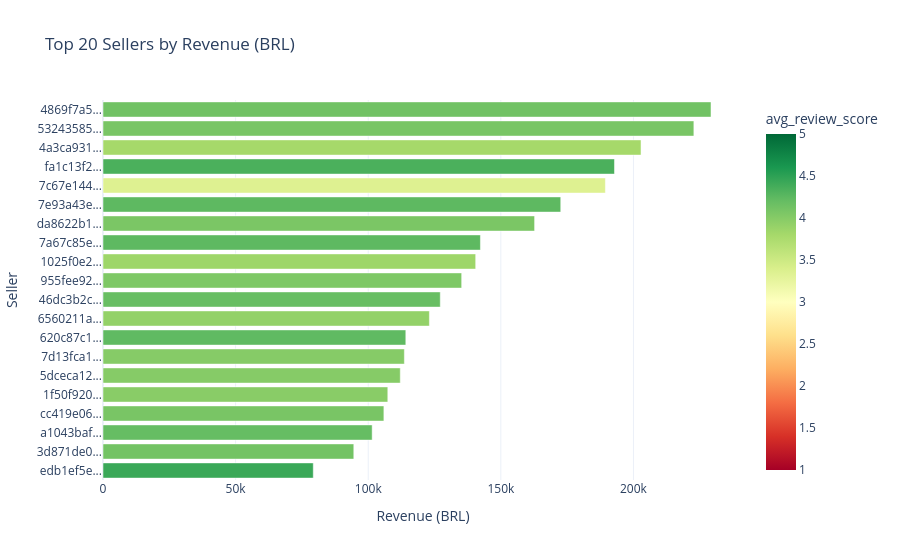

The notebook cell saved with this chart:
### Code cell
# Chart 1 — Top 20 Sellers by Revenue
top_sellers = df.head(20).copy()
top_sellers['seller_label'] = top_sellers['seller_id'].str[:8] + '...'

fig1 = px.bar(
    top_sellers, x='total_revenue', y='seller_label', orientation='h',
    title='Top 20 Sellers by Revenue (BRL)',
    labels={'total_revenue': 'Revenue (BRL)', 'seller_label': 'Seller'},
    color='avg_review_score',
    color_continuous_scale='RdYlGn',
    range_color=[1, 5]
)
fig1.update_layout(template='plotly_white', yaxis={'categoryorder': 'total ascending'})
fig1.show()
with open(os.path.join(OUT, 'seller_top20_revenue.json'), 'w') as f:
    f.write(fig1.to_json())
print('Exported seller_top20_revenue.json')

### Figure 1 — Plotly figure (JSON) as saved in the notebook; plotly's stock layout.template omitted (floating-point values rounded to 4 significant figures)
{"data": [{"hovertemplate": "Revenue (BRL)=%{x}<br>Seller=%{y}<br>avg_review_score=%{marker.color}<extra></extra>", "legendgroup": "", "marker": {"color": [4.13, 4.08, 3.8, 4.34, 3.35, 4.24, 4.07, 4.24, 3.85, 4.05, 4.19, 3.92, 4.23, 4.0, 4.0, 3.98, 4.08, 4.2, 4.12, 4.43], "coloraxis": "coloraxis", "pattern": {"shape": ""}}, "name": "", "orientation": "h", "showlegend": false, "textposition": "auto", "type": "bar", "x": [229200.0, 222800.0, 202900.0, 192800.0, 189400.0, 172600.0, 162700.0, 142300.0, 140500.0, 135200.0, 127200.0, 123100.0, 114200.0, 113600.0, 112100.0, 107400.0, 105900.0, 101500.0, 94560.0, 79280.0], "xaxis": "x", "y": ["4869f7a5...", "53243585...", "4a3ca931...", "fa1c13f2...", "7c67e144...", "7e93a43e...", "da8622b1...", "7a67c85e...", "1025f0e2...", "955fee92...", "46dc3b2c...", "6560211a...", "620c87c1...", "7d13fca1...", "5dceca12...", "1f50f920...", "cc419e06...", "a1043baf...", "3d871de0...", "edb1ef5e..."], "yaxis": "y"}], "layout": {"barmode": "relative", "coloraxis": {"cmax": 5, "cmin": 1, "colorbar": {"title": {"text": "avg_review_score"}}, "colorscale": [[0, "rgb(165,0,38)"], [0.1, "rgb(215,48,39)"], [0.2, "rgb(244,109,67)"], [0.3, "rgb(253,174,97)"], [0.4, "rgb(254,224,139)"], [0.5, "rgb(255,255,191)"], [0.6, "rgb(217,239,139)"], [0.7, "rgb(166,217,106)"], [0.8, "rgb(102,189,99)"], [0.9, "rgb(26,152,80)"], [1, "rgb(0,104,55)"]]}, "legend": {"tracegroupgap": 0}, "title": {"text": "Top 20 Sellers by Revenue (BRL)"}, "xaxis": {"anchor": "y", "domain": [0, 1], "title": {"text": "Revenue (BRL)"}}, "yaxis": {"anchor": "x", "categoryorder": "total ascending", "domain": [0, 1], "title": {"text": "Seller"}}}}
